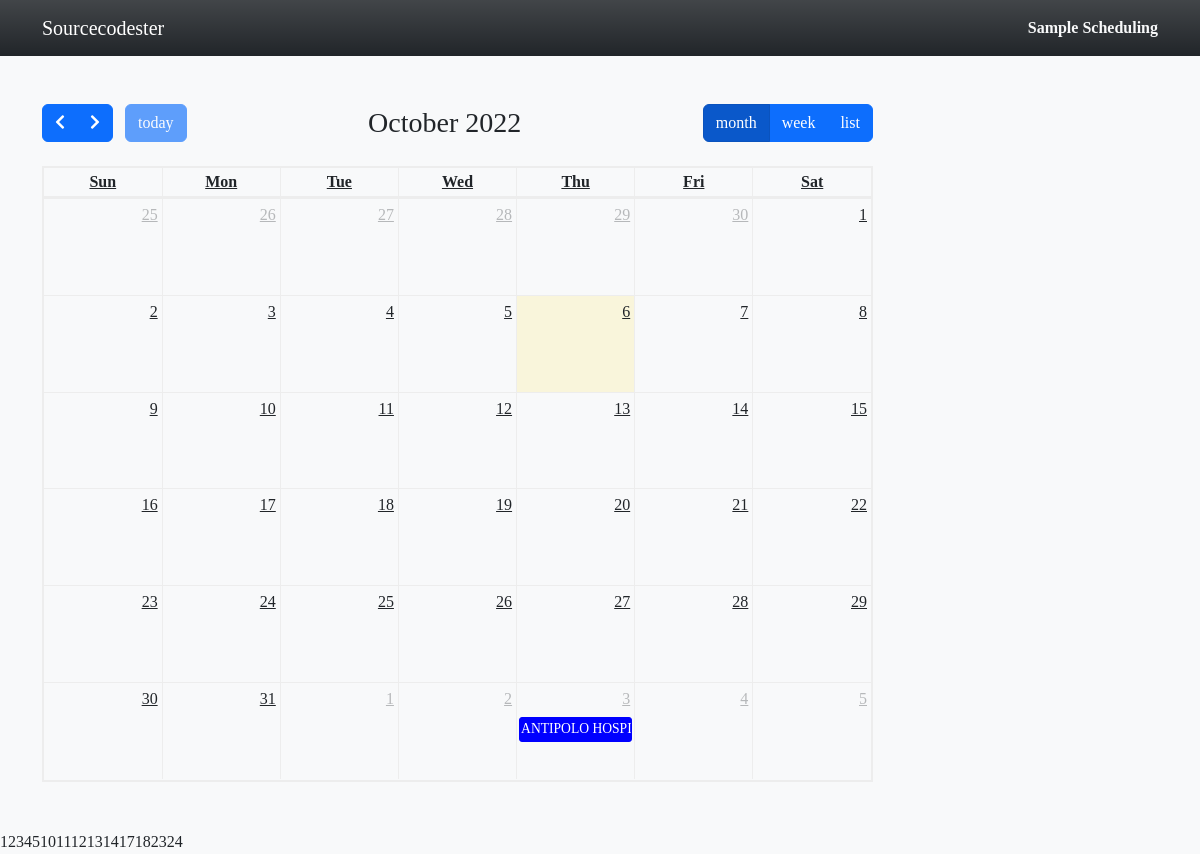
The page /pages/sched.php on the database its author committed.
### tables this page shows
CREATE TABLE `schedule` (
  `schedule_id` int(11) NOT NULL,
  `client_id` int(11) NOT NULL,
  `machine_id` int(11) NOT NULL,
  `contract_id` varchar(50) NOT NULL,
  `schedule_date` date NOT NULL,
  `status` int(11) NOT NULL DEFAULT 0,
  `count` int(11) NOT NULL
);

### inc/pms_sched.php (the view, shortened to what this page needs)
<?php
require_once('../inc/dbc.inc.php');
$date_today = date('Y-m');
$query = mysqli_query($conn, "  select schedule.schedule_id, schedule.client_id,
schedule.machine_id, schedule.schedule_date,schedule.status, clients.client_name,clients.client_address, machine.machine_model from ((schedule INNER join clients on
 schedule.client_id = clients.client_id)
   INNER JOIN machine on machine.machine_id = schedule.machine_id) where schedule.status != '2'") or die(mysqli_error());
while($row = mysqli_fetch_array($query)){
    $row['sdate'] = date("F d, Y",strtotime($row['schedule_date']));
	$schedule_id = $row['schedule_id'];
	if ($row ['schedule_date'] < $date_today) {
		echo $schedule_id;
	}
}
?>

### pages/sched.php (style rules this page uses)
:root { --bs-success-rgb: 71, 222, 152 !important; }
html, body { height: 100%; width: 100%; font-family: Apple Chancery, cursive; }

### rows shown on the page
schedule: schedule_id "1"
schedule: schedule_id "2"
schedule: schedule_id "3"
schedule: schedule_id "4"
schedule: schedule_id "5"
schedule: schedule_id "10"
schedule: schedule_id "11"
schedule: schedule_id "12"
schedule: schedule_id "13"
schedule: schedule_id "14"
schedule: schedule_id "17"
schedule: schedule_id "18"
schedule: schedule_id "23"
schedule: schedule_id "24"
